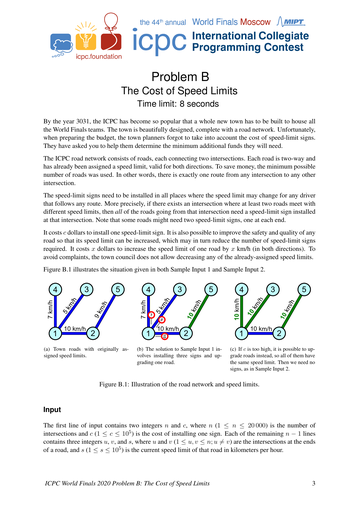
#> input picture ICPC-World-Finals/2020-ICPC-World-Finals/.tmp/pg3-03.png, 359 x 508 px, shrunk from 1654 x 2339 before the run, found by its file name
$ python inspect_page.py
#> lines starting #> are read from the running program, lines starting #| are printed output that depends on the picture
from PIL import Image

t = '/home/thaind/qwen_test/ICPC-World-Finals/2020-ICPC-World-Finals/.tmp'
for name in ['pg3-03.png', 'pg9-10.png']:
    im = Image.open(f'{t}/{name}').convert('RGB')
#> im is the input picture: PIL image 359x508 RGB; mean R, G, B 239.1, 239.8, 240.5
    w, h = im.size
#> w = 359; h = 508
    print(name, im.size)
#| pg3-03.png (359, 508)
    pts = [(5, 5), (w // 2, 5), (w - 5, 5), (5, h // 2), (w // 2, h // 2), (w - 5, h // 2), (5, h - 5), (w // 2, h - 5), (w - 5, h - 5)]
    for x, y in pts:
        print(f'  ({x},{y}) = {im.getpixel((x, y))}')
#> this loop made 9 passes
#|   (5,5) = (255, 255, 255)
#|   (179,5) = (255, 255, 255)
#|   (354,5) = (255, 255, 255)
#|   (5,254) = (255, 255, 255)
#|   (179,254) = (214, 214, 214)
#|   (354,254) = (255, 255, 255)
#|   (5,503) = (255, 255, 255)
#|   (179,503) = (255, 255, 255)
#> (further printed lines are left out)
    # histogram of brightness buckets
    g = im.convert('L')
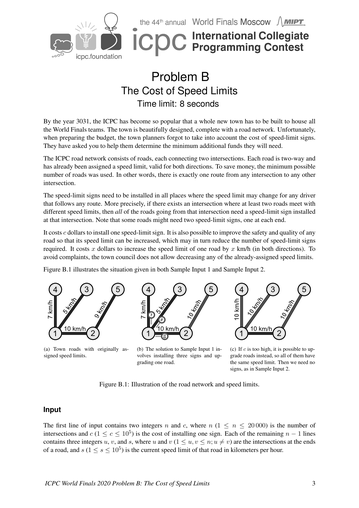
#> g: PIL image 359x508 L; min 0, max 255, mean 239.6
    hist = g.histogram()
#> hist = 256 values, max 133085 at index 255, min 0 at index 1, mean 712.4
    total = w * h
#> total = 182372
    nonwhite = sum(hist[:250])
#> nonwhite = 35326
    print(f'  non-white(>=250): {nonwhite/total:.3f}')
#|   non-white(>=250): 0.194
    print(f'  gray 200-250: {sum(hist[200:250])/total:.4f}')
#|   gray 200-250: 0.0758
    print(f'  dark <100: {sum(hist[:100])/total:.4f}')
#|   dark <100: 0.0171
